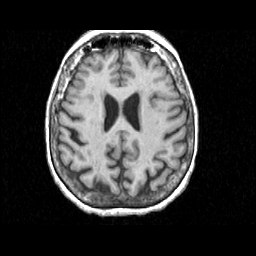
%> input picture src/054.tif, 256 x 256 px
$ octave --eval "result = tv;"   (GNU Octave 9; MATLAB toolbox functions it lacks are replaced by stand-ins)
%> lines starting %> are read from the running program, lines starting %| are printed output that depends on the picture
### src/scale.m
function Is = scale(I,s,dr,dc);
%> called with s = 5, dr = 0, dc = 0
%SCALE  Gaussian Scale-Space using the Fourier Domain
%
%       Is = scale(I,s,dr,dc)
%         I - the Fourier transform of a matrix or an image
%         s - the standard deviation of the Gaussian (must be larger than 0)
%         dr - the derivative order in the direction of the rows
%         dc - the derivative order in the direction of the columns
%
%       This is an implementation of the Gaussian scale space on matrices.
%       The convolution is implemented in the Fourier domain and for that
%       reason the number of rows and columns of the matrix must be powers
%       of 2.
%       Fractional valued dr and dc are possible, but be warned the result
%       will probably be complex.
%       The complexity of this algorithm is O(n) where n is the total number
%       of elements of I.
%
%       To calculate an image of scale (variance) 2^2 use,
%         I2 = real(ifft2(scale(fft2(I),2,0,0)));
%       To derive an image once in the direction of rows at scale 1^2 do,
%         I2 = real(ifft2(scale(fft2(I),1,1,0)));
%
%       Kim S. Pedersen has corrected a minor bug N-1 -> N, May 30, 1999
%       and tested the output against the tgv program, and it delivers the
%       same output.
%
%       Niels H. Olsen has suggested to loosen the constraints of power of 2
%       image sizes.  The code now accepts all images of even sizes.  I'm
%       not sure that the code is optimal for non power of 2 images, but a
%       simple test of cutting before or after scale appears to result only
%       in minor differences.  April 18, 2001.
%
%       I've corrected a minor bug concerning 1D signals.  April 17, 2002.
%
%       Function has been correted to also work on 1d images.  June 16, 2010.
%
%       Copyright: Jon Sporring, January 1, 1996

if (s < 0)
  error('s must be larger than or equal 0');
else
  if s == 0
    if (dr == 0) & (dc == 0)
      Is = I;
    else
      Is = zeros(size(I));
    end
  else
    rows = size(I,1);
%> rows = 256
    cols = size(I,2);
%> cols = 256

    G = zeros(rows,cols);
    if s == Inf
      G(1,1) = 1;
      Is = I.*G;
    else
      if(((rows ~= 1) & (rem(rows,2) ~= 0)) | ((cols ~= 1) & (rem(cols,2) ~= 0)))
	error('The matrix must have side lengths that are either 1 or even.');
      else
	% Calculate the Fourier transform of a gaussian fct.
	if (rows > 1) & (cols > 1)
	  % 2 dimensional image
	  G(1:rows/2+1, 1:cols/2+1) = exp(-(repmat(([0:rows/2]'/rows).^2,[1,cols/2+1])+repmat(([0:cols/2]/cols).^2,[rows/2+1,1]))*(s*2*pi)^2/2);
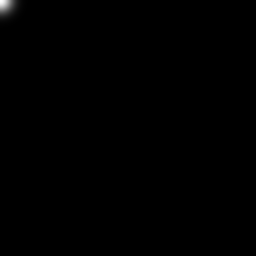
%> G: size 256x256 double; min 0, max 1, mean 0.00175
	  G(rows/2+1:rows, 1:cols/2+1) = flipud(G(2:rows/2+1, 1:cols/2+1));
	  G(1:rows/2+1, cols/2+1:cols) = fliplr(G(1:rows/2+1, 2:cols/2+1));
	  G(rows/2+1:rows, cols/2+1:cols) = fliplr(flipud(G(2:rows/2+1, 2:cols/2+1)));
	else
	  % 1 dimensional image
	  [val,ind] = max([rows,cols]);
	  G(1:val/2+1) = exp(-([0:val/2]'/val).^2*(s*2*pi)^2/2);
	  G(val/2+1:val) = flipdim(G(2:val/2+1),ind);
	end

	% Calculate the Differentiation matrix
	j = sqrt(-1);
	if (rows > 1) & (cols > 1)
	  x = [0:rows/2-1,-rows/2:-1]/rows;
	  y = [0:cols/2-1,-cols/2:-1]/cols;
	  DG = (x.^dr)'*(y.^dc)*(j*2*pi)^(dr+dc);
	else
	  if rows > 1
	    x = [0:rows/2-1,-rows/2:-1]/rows;
	    DG = (j*2*pi*x').^dr;
	  else
	    y = [0:cols/2-1,-cols/2:-1]/cols;
	    DG = (j*2*pi*y).^dc;
	  end
	end

	Is = I.*G.*DG;
      end
    end
  end
end

### src/sgnDstFromImg.m
function phi = sgnDstFromImg(I)
% SGNDSTFROMIMG - Signed Distance Map From Image
%   phi = sgnDstFromImg(I)
% INPUT:
%      I - Initial image, as black and white where white corresponds to object.
% RESULT:
%      phi - Signed Distance Map
%
% Henrik Dohlmann, 3DLab & Kenny Erleben, Diku.
%  3/12/04:  Corrected distances by adding and subtracting 0.5. Jon Sporring

  phi = bwdist(I) - bwdist(~I);
  ind = phi>0;
  phi(ind) = phi(ind)-0.5;
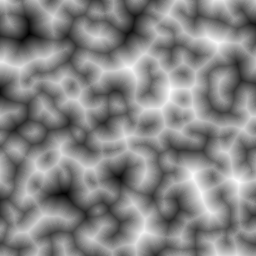
%> phi: size 256x256 single; min -16.64, max 15.5, mean 0.0884; drawn with min black and max white
  ind = phi<0;
  phi(ind) = phi(ind)+0.5;

### src/chanVese.m
function phi = tv;
% [21 lines of commented-out code are left out]
  I = imresize(double(imread('054.tif')),[256,256]);
  % Constants of the method
  sigma = 5;
  mu = 0.01;
  nu = 0;
  lambda1 = 1;
  lambda2 = 1;
  C1 = 150;
  C2 = 50;
  gamma = 100;
  N = 100;

  % phi = sgnDstFromImg(I>=C1);
  phi = sgnDstFromImg(real(ifft2(scale(fft2(rand(size(I))> 0.5),5,0,0)))>0.5);
  lambda1 = lambda1/prod(size(I));
%> lambda1 = 1.53e-05
  lambda2 = lambda2/prod(size(I));
%> lambda2 = 1.53e-05

  % Setup the figure
  f = figure(1);
  clf
  set(f,'DoubleBuffer','on')
  drawit(I,phi,0);

  time = 0;
  mu2 = 0;
  nu2 = 0;
  for i = 1:gamma*N
    % Convergens er hurtigere, hvis de f鴕ste iterationer lader mu=nu=0
    if i == 100;
      disp('Now using possible non-zero values for nu and mu');
      mu2=mu;
      nu2=nu;
    end

    disp([time,gamma]);

    phix = (phi([2:end,1],:)-phi([end,1:end-1],:))/2;
    phiy = (phi(:,[2:end,1])-phi(:,[end,1:end-1]))/2;

    phixx = (phi([2:end,1],:)-2*phi+phi([end,1:end-1],:));
    phiyy = (phi(:,[2:end,1])-2*phi+phi(:,[end,1:end-1]));
    phixy = (phix(:,[2:end,1])-phix(:,[end,1:end-1]))/2;

    phix2 = phix.^2;
    phiy2 = phiy.^2;
    g2 = phix2+phiy2;

    % Introduce randomness at zero gradient.
    ind = find(g2 < 1000*eps);
    phix(ind) = 2*rand(size(ind))-1;
    phiy(ind) = 2*rand(size(ind))-1;
    phix2(ind) = phix(ind).^2;
    phiy2(ind) = phiy(ind).^2;
    g2(ind) = phix2(ind)+phiy2(ind);

    k = (phixx.*phiy2+phiyy.*phix2-2*phixy.*phix.*phiy)./g2.^(3/2);
    k(ind) = 0;

    phit = exp(-phi.^2/(2*sigma^2)).*(mu2*k-nu2-lambda1*(I-C1).^2+lambda2*(I-C2).^2);
    % phit = sqrt(g2).*(mu2*k-nu2-lambda1*(I-C1).^2+lambda2*(I-C2).^2);
    gamma = 1.1*max(abs(phit(:)));
    phi = phi+(1/gamma)*phit;
    time = time+1/gamma;

    if rem(i,10) == 0
      disp('Reinitializing');
      phi = sgnDstFromImg(phi<0);

      drawit(I,phi,phit);
    end
  end

function drawit(I,phi,phit)
%> called with phit = 0

  disp('drawing');

  subplot(2,2,3);
  imagesc(phit);
  axis equal
  axis tight
  colorbar;

  subplot(2,2,2);
  imagesc(phi);
  axis equal
  axis tight
  colorbar;

  subplot(2,2,1);
  imagesc(I);
  axis equal
  axis tight
  colormap(gray);
  colorbar;
  hold on;
  [C,h] = contour(phi,[0,0],'r');
%> h = -52.51
  hold off;
  drawnow;
%> (the run ends here)
